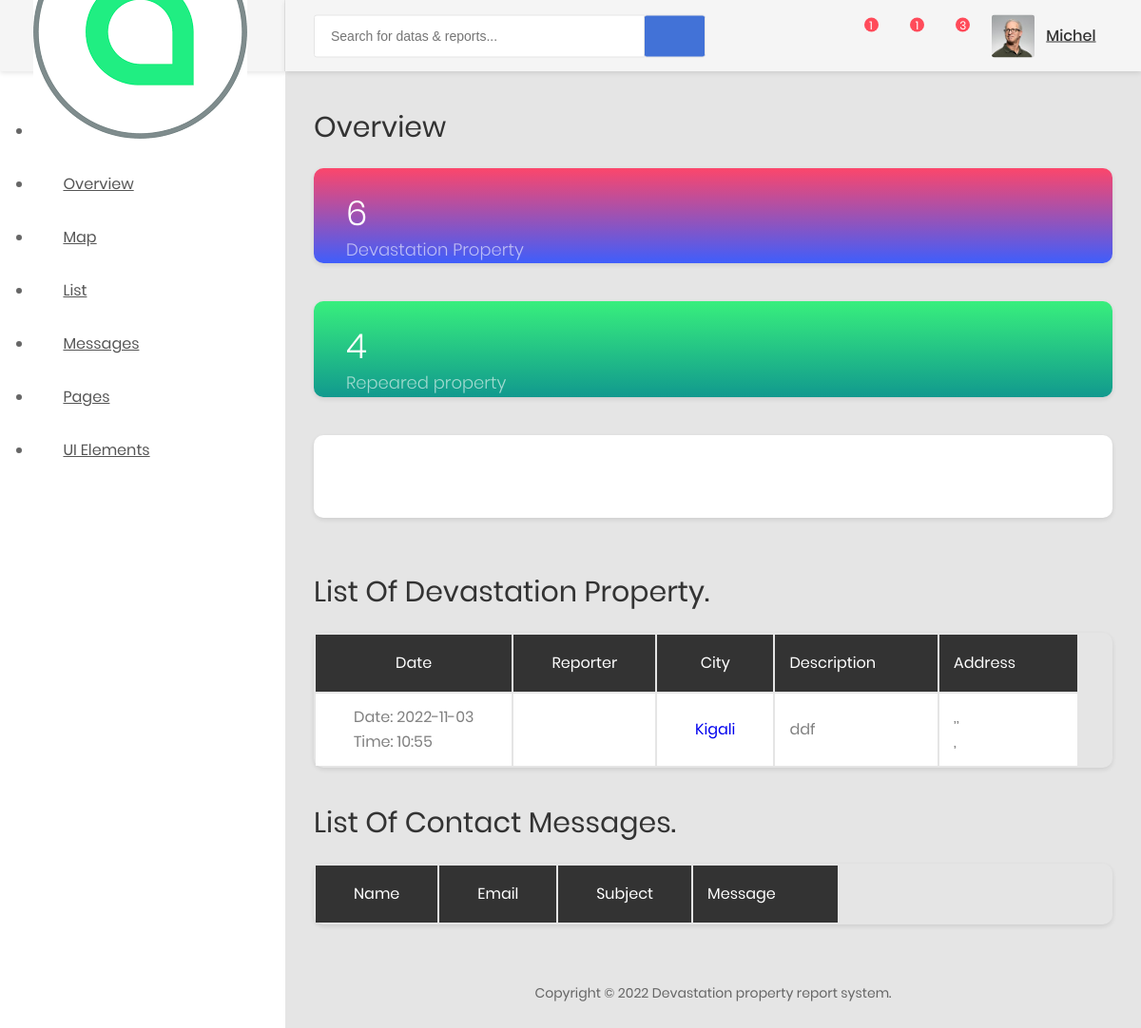
Before: /dashboard/ (signed in) with the older database file.
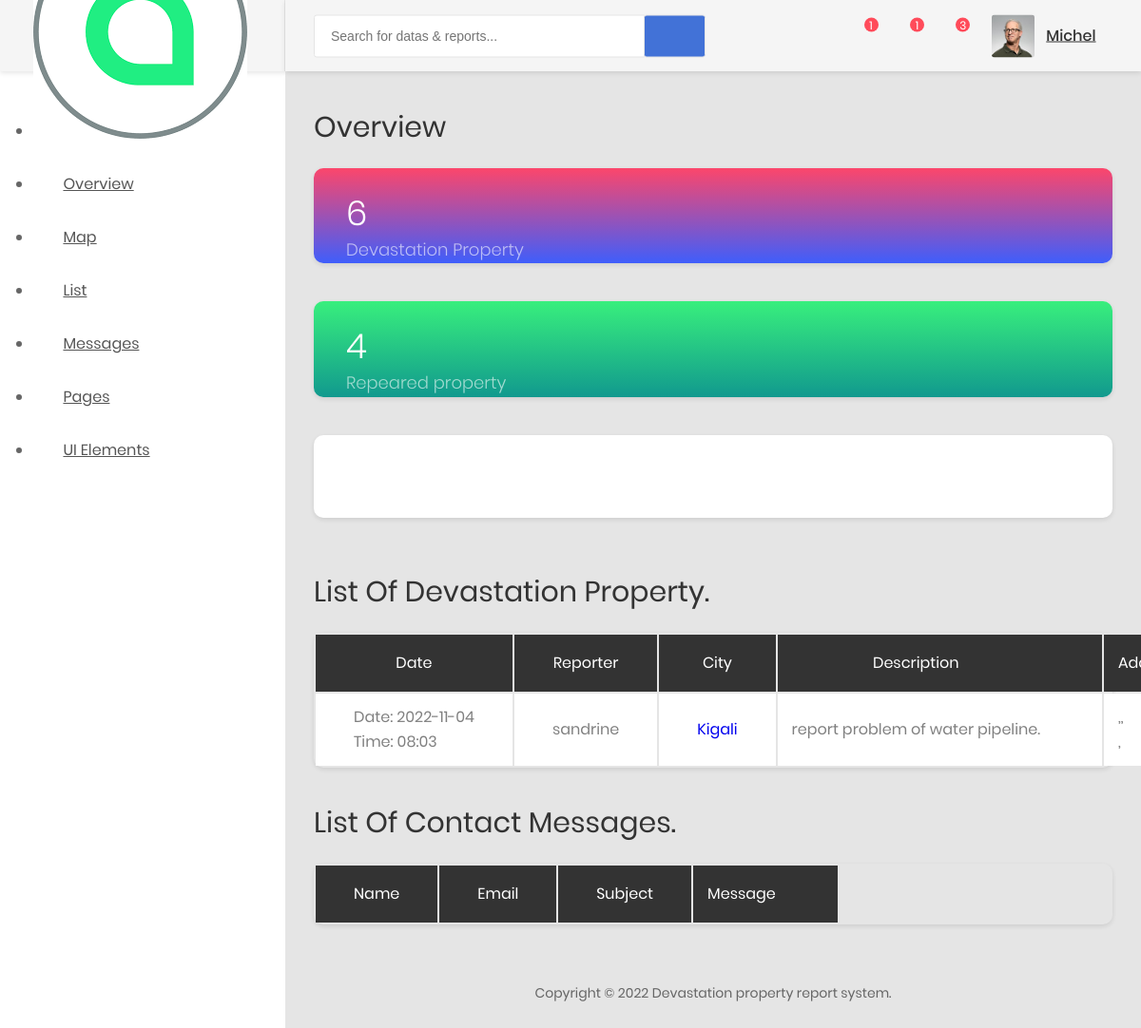
After: the same page with the newer database file.
### locations/models.py (models this page shows, shortened)
class Location(models.Model):
	poster=models.CharField(max_length=40)
	country = models.CharField(max_length=60)
	latitude = models.FloatField(default=0)
	longitude = models.FloatField(default=0)
	city = models.CharField(max_length=30, null=True, blank=True)
	reported_time = models.DateTimeField(default=timezone.now)
	image = models.ImageField(upload_to='properties/')
	description = models.TextField(default='devastation')
	district = models.CharField(max_length=30)
	sector = models.CharField(max_length=30)
	cell = models.CharField(max_length=30)
	village = models.CharField(max_length=30)

### locations/views.py (the view)
# urls.py: path('dashboard/', dashboard, name='dashboard'),
@login_required
def dashboard(request):
	datas = Location.objects.all()
	contacts=Contact.objects.all()
	data_list = Location.objects.values_list('latitude', 'longitude')
	map1 = folium.Map(location=[-1.952183, 30.054957], tiles='OpenStreetMap', zoom_start=9.5)
	plugins.FastMarkerCluster(data_list, icon=None).add_to(map1)
	map1 = map1._repr_html_()
	context = {
		'map1' : map1,
		'datas':datas,
		'contacts':contacts
	}
	return render(request, 'dashboard.html', context)

### locations/templates/dashboard.html (shortened to what the changed rows need)
{% load static %}
<!DOCTYPE html>
<html lang="en">
<head>
    <link href="{% static 'dashboard/css/font-face.css' %}" rel="stylesheet" media="all">
    <link href="{% static 'dashboard/vendor/font-awesome-4.7/css/font-awesome.min.css' %}" rel="stylesheet" media="all">
    <link href="{% static 'dashboard/vendor/font-awesome-5/css/fontawesome-all.min.css' %}" rel="stylesheet" media="all">
    <link href="{% static 'dashboard/vendor/mdi-font/css/material-design-iconic-font.min.css' %}" rel="stylesheet" media="all">
    <link href="{% static 'dashboard/vendor/bootstrap-4.1/bootstrap.min.css" rel="stylesheet' %}" media="all">
    <link href="{% static 'dashboard/vendor/animsition/animsition.min.css" rel="stylesheet' %}" media="all">
    <link href="{% static 'dashboard/vendor/bootstrap-progressbar/bootstrap-progressbar-3.3.4.min.css' %}" rel="stylesheet" media="all">
    <link href="{% static 'dashboard/vendor/wow/animate.css' %}" rel="stylesheet" media="all">
    <link href="{% static 'dashboard/vendor/css-hamburgers/hamburgers.min.css' %}" rel="stylesheet" media="all">
    <link href="{% static 'dashboard/vendor/slick/slick.css' %}" rel="stylesheet" media="all">
    <link href="{% static 'dashboard/vendor/select2/select2.min.css' %}" rel="stylesheet" media="all">
    <link href="{% static 'dashboard/vendor/perfect-scrollbar/perfect-scrollbar.css' %}" rel="stylesheet" media="all">
    <link href="{% static 'dashboard/css/theme.css' %}" rel="stylesheet" media="all">
</head>
<body class="animsition">
    <div class="page-wrapper">
        <div class="page-container">
            <div class="main-content">
                <div class="section__content section__content--p30">
                    <div class="container-fluid">
                        <div class="row">
                            <div class="col-md-12">
                                <div class="overview-wrap">
                                    <h2 class="title-1">overview</h2>
                                </div>
                            </div>
                        </div>
                        <div class="row m-t-25">
                            <div class="col-sm-6 col-lg-3">
                                <div class="overview-item overview-item--c1">
                                    <div class="overview__inner">
                                        <div class="overview-box clearfix">
                                            <div class="text">
                                                <h2>6</h2>
                                            </div>
                                        </div>
                                    </div>
                                </div>
                            </div>
                            <div class="col-sm-6 col-lg-3">
                                <div class="overview-item overview-item--c2">
                                    <div class="overview__inner">
                                        <div class="overview-box clearfix">
                                            <div class="text">
                                                <h2>4</h2>
                                            </div>
                                        </div>
                                    </div>
                                </div>
                            </div>
                        <div class="row">
                            <div class="col-lg-9">
                                <h2 class="title-1 m-b-25">List of Devastation Property.</h2>
                                <div class="table-responsive table--no-card m-b-40">
                                    <table class="table table-borderless table-striped table-earning">
                                        <thead>
                                            <tr>
                                                <th>date</th>
                                                <th>Reporter</th>
                                                <th>city</th>
                                                <th class="text-right">Description</th>
                                                <th class="text-right">Address</th>
                                            </tr>
                                        </thead>
                                        <tbody>
                                            {% for data in datas %}
                                            <tr>
                                                <td><p>Date: {{ data.reported_time|date:'Y-m-d' }}</p>
                                                    <p>Time: {{ data.reported_time|date:'H:i' }}</p></td>
                                                <td>{{ data.poster }}</td>
                                                <td><a href="{% url 'datail' data.id %}" style="text-decoration: none;">{{ data.city }}</a></td>
                                                <td class="text-right">{{ data.description }}</td>
                                                <td class="text-right"><p>{{ data.district }},{{ data.sector }},</p><p>{{ data.cell }}, {{ data.village }}</p></td>
                                            </tr>
                                            {% endfor %}
                                        </tbody>
                                    </table>
                                </div>
                            </div>
                            <div class="row">
                                <div class="col-lg-9">
                                    <h2 class="title-1 m-b-25">List of Contact Messages.</h2>
                                    <div class="table-responsive table--no-card m-b-40">
                                        <table class="table table-borderless table-striped table-earning">
                                            <thead>
                                                <tr>
                                                    <th>Name</th>
                                                    <th>Email</th>
                                                    <th>Subject</th>
                                                    <th class="text-right">Message</th>
                                                </tr>
                                            </thead>
                                        </table>
                                    </div>
                                </div>
                    </div>
                </div>
            </div>
        </div>
    </div>
</body>
</html>

Changed rows visible on the page:
removed Location: reported_time "2022-11-03", reported_time "10:55", city "Kigali", description "ddf"
added Location: reported_time "2022-11-04", reported_time "08:03", poster "sandrine", city "Kigali", description "report problem of water pipeline."
